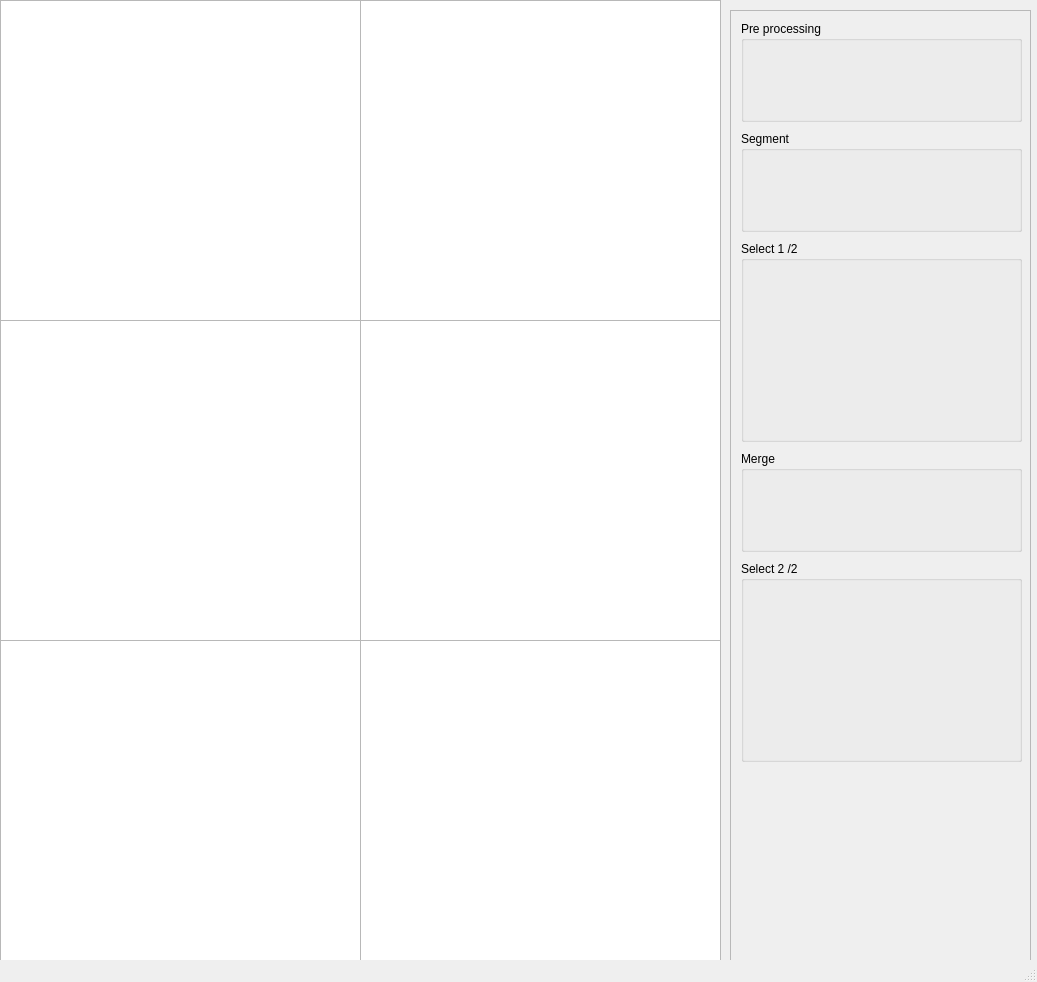
<?xml version="1.0" encoding="UTF-8"?>
<ui version="4.0">
 <class>SegmentWindow</class>
 <widget class="QMainWindow" name="SegmentWindow">
  <property name="geometry">
   <rect>
    <x>0</x>
    <y>0</y>
    <width>1037</width>
    <height>982</height>
   </rect>
  </property>
  <property name="windowTitle">
   <string>MainWindow</string>
  </property>
  <widget class="QWidget" name="centralwidget">
   <widget class="QGraphicsView" name="viewFrom">
    <property name="geometry">
     <rect>
      <x>0</x>
      <y>0</y>
      <width>361</width>
      <height>321</height>
     </rect>
    </property>
   </widget>
   <widget class="QGraphicsView" name="viewSegmented">
    <property name="geometry">
     <rect>
      <x>360</x>
      <y>0</y>
      <width>361</width>
      <height>321</height>
     </rect>
    </property>
   </widget>
   <widget class="QGraphicsView" name="viewSelected1">
    <property name="geometry">
     <rect>
      <x>0</x>
      <y>320</y>
      <width>361</width>
      <height>321</height>
     </rect>
    </property>
   </widget>
   <widget class="QGraphicsView" name="viewMerged">
    <property name="geometry">
     <rect>
      <x>360</x>
      <y>320</y>
      <width>361</width>
      <height>321</height>
     </rect>
    </property>
   </widget>
   <widget class="QScrollArea" name="scrollArea">
    <property name="geometry">
     <rect>
      <x>730</x>
      <y>10</y>
      <width>301</width>
      <height>951</height>
     </rect>
    </property>
    <property name="widgetResizable">
     <bool>true</bool>
    </property>
    <widget class="QWidget" name="scrollAreaWidgetContents">
     <property name="geometry">
      <rect>
       <x>0</x>
       <y>0</y>
       <width>299</width>
       <height>949</height>
      </rect>
     </property>
     <widget class="QGroupBox" name="groupBox_3">
      <property name="geometry">
       <rect>
        <x>10</x>
        <y>230</y>
        <width>281</width>
        <height>201</height>
       </rect>
      </property>
      <property name="title">
       <string>Select 1 /2</string>
      </property>
      <widget class="QWidget" name="verticalLayoutWidget_3">
       <property name="geometry">
        <rect>
         <x>10</x>
         <y>30</y>
         <width>261</width>
         <height>161</height>
        </rect>
       </property>
       <layout class="QVBoxLayout" name="selectLayout1"/>
      </widget>
     </widget>
     <widget class="QGroupBox" name="groupBox">
      <property name="geometry">
       <rect>
        <x>10</x>
        <y>10</y>
        <width>281</width>
        <height>101</height>
       </rect>
      </property>
      <property name="title">
       <string>Pre processing</string>
      </property>
      <widget class="QWidget" name="verticalLayoutWidget">
       <property name="geometry">
        <rect>
         <x>9</x>
         <y>29</y>
         <width>261</width>
         <height>61</height>
        </rect>
       </property>
       <layout class="QVBoxLayout" name="preprocessingLayout"/>
      </widget>
     </widget>
     <widget class="QGroupBox" name="groupBox_2">
      <property name="geometry">
       <rect>
        <x>10</x>
        <y>120</y>
        <width>281</width>
        <height>101</height>
       </rect>
      </property>
      <property name="title">
       <string>Segment</string>
      </property>
      <widget class="QWidget" name="verticalLayoutWidget_2">
       <property name="geometry">
        <rect>
         <x>10</x>
         <y>30</y>
         <width>261</width>
         <height>61</height>
        </rect>
       </property>
       <layout class="QVBoxLayout" name="splitLayout"/>
      </widget>
     </widget>
     <widget class="QGroupBox" name="groupBox_4">
      <property name="geometry">
       <rect>
        <x>10</x>
        <y>440</y>
        <width>281</width>
        <height>101</height>
       </rect>
      </property>
      <property name="title">
       <string>Merge</string>
      </property>
      <widget class="QWidget" name="verticalLayoutWidget_4">
       <property name="geometry">
        <rect>
         <x>10</x>
         <y>30</y>
         <width>261</width>
         <height>61</height>
        </rect>
       </property>
       <layout class="QVBoxLayout" name="mergeLayout"/>
      </widget>
     </widget>
     <widget class="QGroupBox" name="groupBox_5">
      <property name="geometry">
       <rect>
        <x>10</x>
        <y>550</y>
        <width>281</width>
        <height>201</height>
       </rect>
      </property>
      <property name="title">
       <string>Select 2 /2</string>
      </property>
      <widget class="QWidget" name="verticalLayoutWidget_5">
       <property name="geometry">
        <rect>
         <x>10</x>
         <y>30</y>
         <width>261</width>
         <height>161</height>
        </rect>
       </property>
       <layout class="QVBoxLayout" name="selectLayout2"/>
      </widget>
     </widget>
    </widget>
   </widget>
   <widget class="QGraphicsView" name="viewSelected2">
    <property name="geometry">
     <rect>
      <x>0</x>
      <y>640</y>
      <width>361</width>
      <height>321</height>
     </rect>
    </property>
   </widget>
   <widget class="QGraphicsView" name="viewRectangles">
    <property name="geometry">
     <rect>
      <x>360</x>
      <y>640</y>
      <width>361</width>
      <height>321</height>
     </rect>
    </property>
   </widget>
  </widget>
  <widget class="QStatusBar" name="statusBar"/>
 </widget>
 <resources/>
 <connections/>
</ui>
